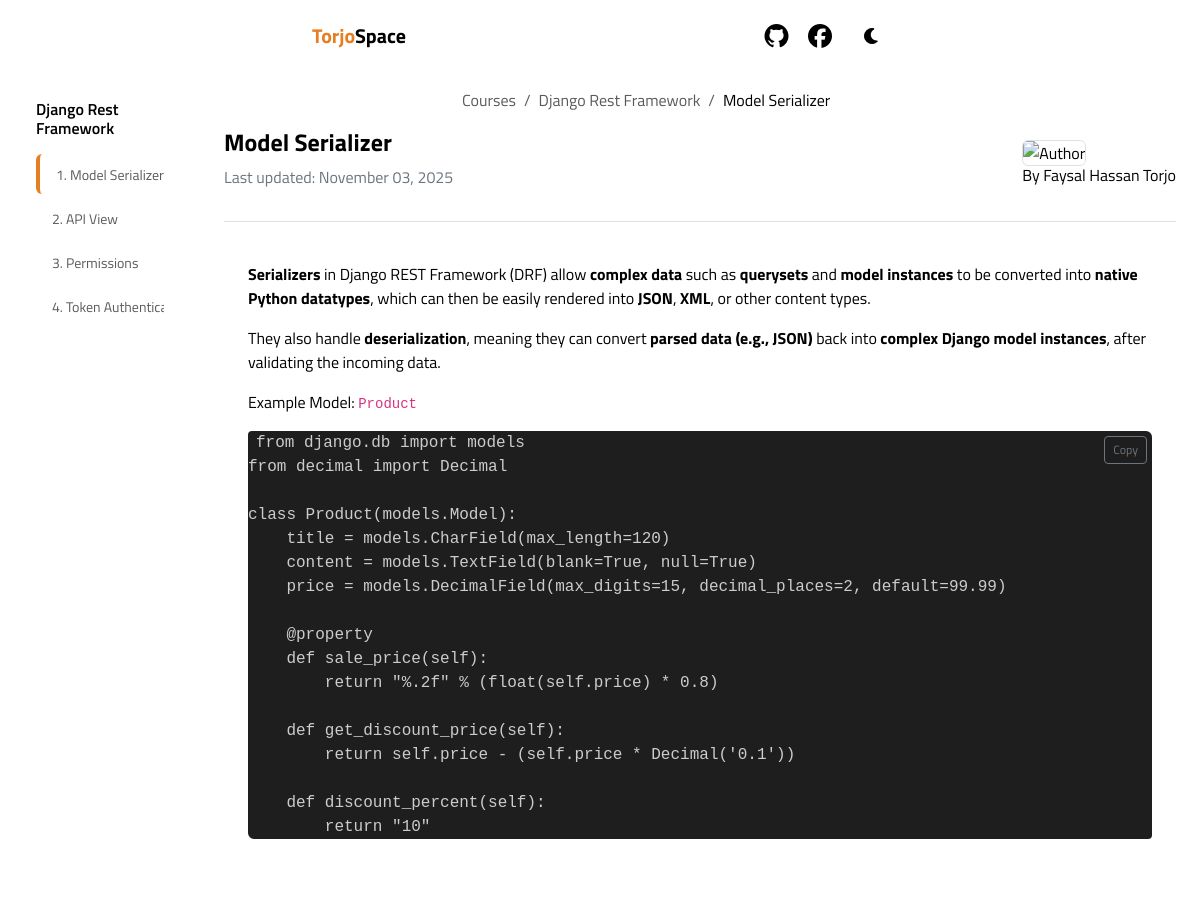
/topic/25/ (upper part), run on an earlier commit of the app's database.
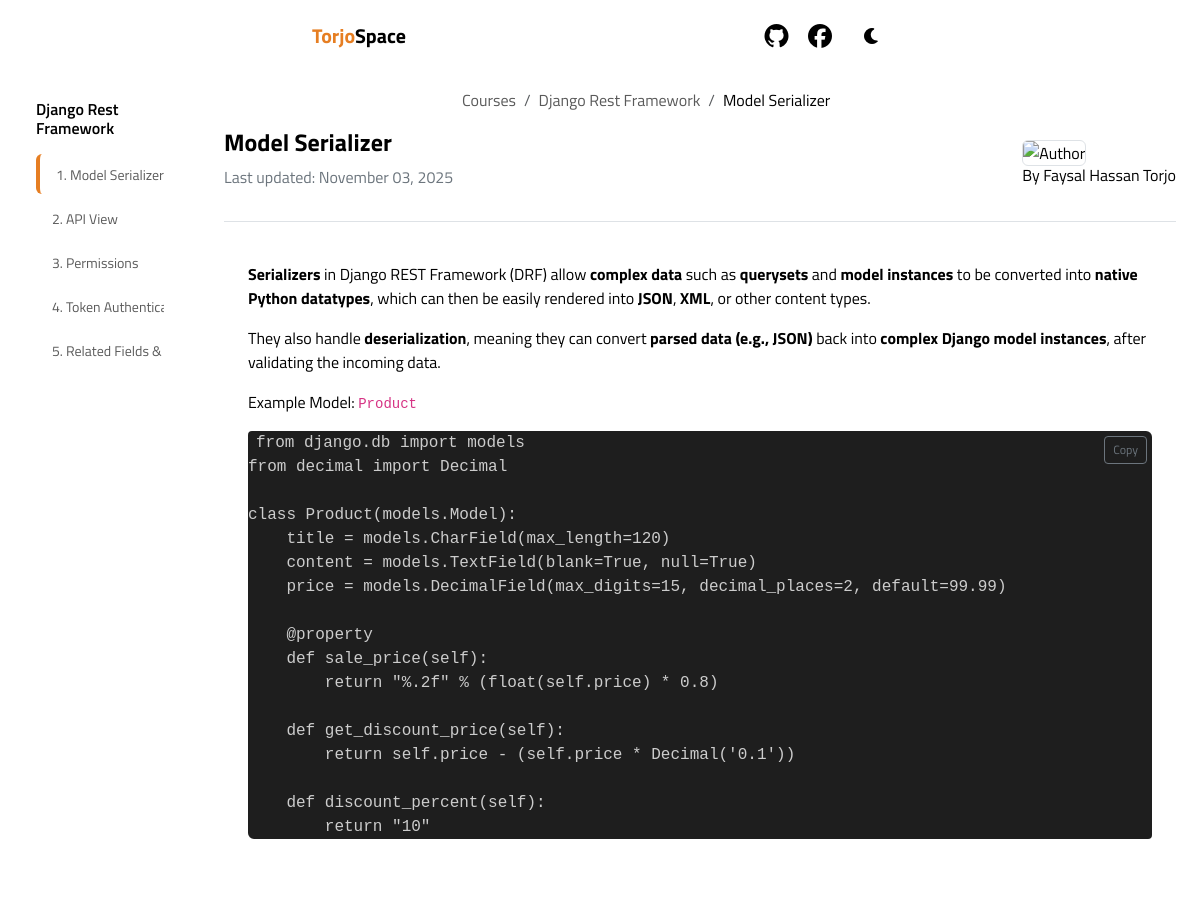
And on a later commit of the database.
### doc/models.py (models this page shows, shortened)
class Topic(models.Model):
    collection = models.ForeignKey(Collection, on_delete=models.CASCADE, related_name='topics')
    title = models.CharField(max_length=200)
    slug = models.SlugField(blank=True)
    order = models.PositiveIntegerField(default=0)
    created_at = models.DateTimeField(auto_now_add=True)
    updated_at = models.DateTimeField(auto_now=True)
    class Meta:
        ordering = ['order', 'created_at']
        unique_together = ['collection', 'slug']

class Documentation(models.Model):
    topic = models.OneToOneField(Topic, on_delete=models.CASCADE, related_name='documentation')
    content = RichTextUploadingField(help_text="Main documentation content with rich text editor")
    created_at = models.DateTimeField(auto_now_add=True)
    updated_at = models.DateTimeField(auto_now=True)

### doc/views.py (the view)
# urls.py: path('topic/<int:pk>/', views.topic_detail, name='topic_detail'),
def topic_detail(request, pk):
    topic = Topic.objects.get(pk=pk)
    collection = topic.collection
    all_topics = collection.topics.all()
    return render(request, 'doc/topic_detail.html', {'topic': topic, 'all_topics': all_topics, 'collection': collection})

### doc/templates/doc/topic_detail.html (shortened to what this page needs)
{% extends 'doc/base.html' %}
{% block extra_head %}
<link rel="stylesheet" href="https://cdnjs.cloudflare.com/ajax/libs/highlight.js/11.7.0/styles/monokai-sublime.min.css">
{% endblock %}
{% block content %}
<div class="container-fluid">
    <div class="row">
        <nav class="col-md-4 col-lg-2 col-0 d-md-block sidebar " id="sidebar" style="position: fixed; height: auto; padding: 20px; z-index: 999;
        background: var(--glass-bg);
         backdrop-filter: blur(10px);
  -webkit-backdrop-filter: blur(10px);
        ">
           <div class="sidebar-wrapper p-3">
    <a href="" class="text-decoration-none d-block mb-3">
        <h6 class="text-capitalize fw-semibold sidebar-title">{{ collection.title }}</h6>
    </a>
    <ul class="nav flex-column gap-1">
        {% for t in all_topics %}
        <li class="nav-item" style="width: 100%; overflow: hidden; text-overflow: ellipsis; white-space: nowrap;">
            <a
                href="{% url 'topic_detail' t.id %}"
                class="nav-link px-3 py-2 rounded sidebar-link
                {% if t.slug == topic.slug %} active {% endif %}"
            >
                <small>{{ forloop.counter }}. {{ t.title }}</small>
            </a>
        </li>
        {% endfor %}
    </ul>
</div>
        </nav>
        <main class="col-md-8 ms-sm-auto col-12 col-lg-10 px-md-4">
            <div class="py-4">
                <nav aria-label="breadcrumb" >
                    <ol class="breadcrumb" >
                        <li class="breadcrumb-item"><a href="">Courses</a></li>
                        <li class="breadcrumb-item"><a href="{% url 'collection_detail' collection.slug %}">
                            {{collection.title }}
                        </a></li>
                        <li class="breadcrumb-item active"  aria-current="page">{{ topic.title }}</li>
                    </ol>
                </nav>
                <div class="d-flex justify-content-between align-items-center mb-3 border-bottom ">
                    <div class="pb-3 ">
                        <h4 class="fw-bold">{{ topic.title }}</h4>
                        <p class="text-secondary">Last updated: {{ topic.documentation.updated_at|date:"F d, Y" }}</p>
                    </div>
                    <div class="author-details">
                        <div class=" mb-4">
                            <img src="https://www.themarysue.com/wp-content/uploads/2020/11/One-Piece.jpg?w=1200"
                                alt="Author" class="me-2 rounded border"
                                style="height: 45px; width: 45px; object-fit: cover; object-position: center;">
                            <div>
                                <h6 class="mb-0">By Faysal Hassan Torjo</h6>
                            </div>
                        </div>
                    </div>
                </div>
                <div class=" border-0 mb-4">
                    <div class="card-body p-4">
                        <div class="documentation-content">
                            {{ topic.documentation.content|safe }}
                        </div>
                    </div>
                </div>
            </div>
        </main>
    </div>
</div>
{% endblock %}

What changed in the data, as far as the page shows it:
added Topic: title "Related Fields…"
